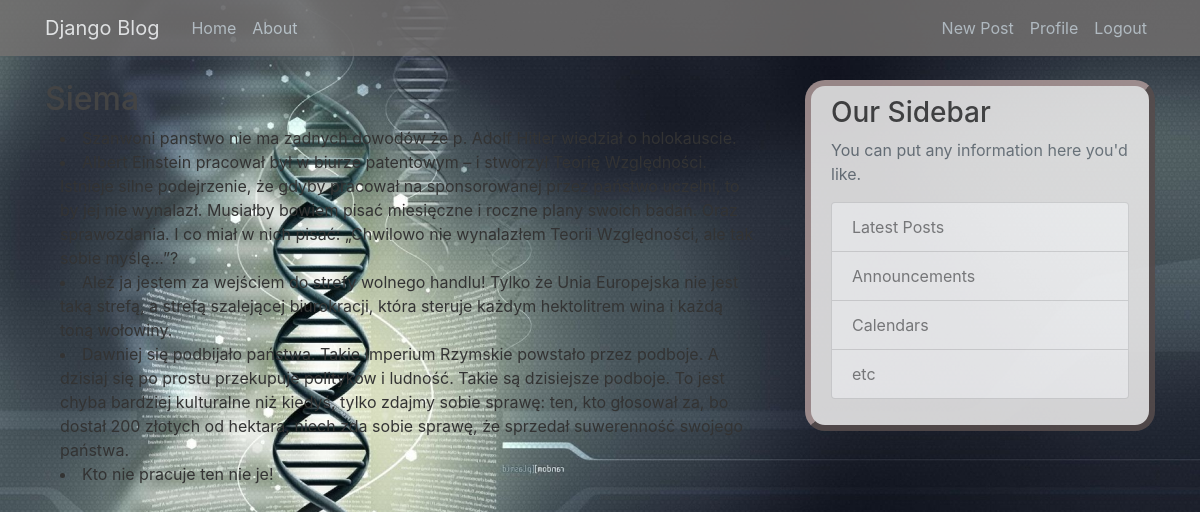
The page /about/ (signed in) on the database its author committed.
### blog/models.py (models this page shows, shortened)
class Post(models.Model):
    title = models.CharField(max_length=100)
    content = models.TextField()
    date_posted = models.DateTimeField(default=timezone.now)
    author = models.ForeignKey(User, on_delete=models.CASCADE)

### blog/views.py (the view)
# urls.py: path('about/', views.GTemeView.as_view(), name='blog-about')
class GTemeView(LoginRequiredMixin, ListView):
    model = Post
    template_name = 'blog/tem.html'
    context_object_name = 'object'

### blog/templates/blog/tem.html
{% extends "blog/base.html" %}
{% block content %}
<h2>Siema</h2>
    {% for line in object %}
    {% if line.author.id == 11 %}
    <div class="container">
        <li> {{line.content}}</li>
    </div>
    {% endif %}
    {% endfor %}
{% endblock content %}

### blog/static/blog/style.css (style rules this page uses)
body { background: #fafafa; color: #333333; margin-top: 5rem; background-image: url("/../media/med.jpg"); background-size: 100%; background-repeat: no-repeat; }
h1, h2, h3, h4, h5, h6 { color: #444444; }

### rows shown on the page
Post: content "Szanwoni panstwo nie ma zadnych dowodów że p. Adolf Hitler wiedział o holokauscie."
Post: content "Albert Einstein pracował był w biurze patentowym – i stworzył Teorię Względności. Istnieje silne podejrzenie, że gdyby pracował na sponsorowanej przez państwo uczelni, to by jej nie wynalazł. Musiałby bowiem pisać miesięczne i roczne plany swoich badań. Oraz sprawozdania. I co miał w nich pisać: „Chwilowo nie wynalazłem Teorii Względności, ale tak sobie myślę…”?"
Post: content "Ależ ja jestem za wejściem do strefy wolnego handlu! Tylko że Unia Europejska nie jest taką strefą, a strefą szalejącej biurokracji, która steruje każdym hektolitrem wina i każdą toną wołowiny."
Post: content "Dawniej się podbijało państwa. Takie Imperium Rzymskie powstało przez podboje. A dzisiaj się po prostu przekupuje polityków i ludność. Takie są dzisiejsze podboje. To jest chyba bardziej kulturalne niż kiedyś, tylko zdajmy sobie sprawę: ten, kto głosował za, bo dostał 200 złotych od hektara, niech zda sobie sprawę, że sprzedał suwerenność swojego państwa."
Post: content "Kto nie pracuje ten nie je!"
